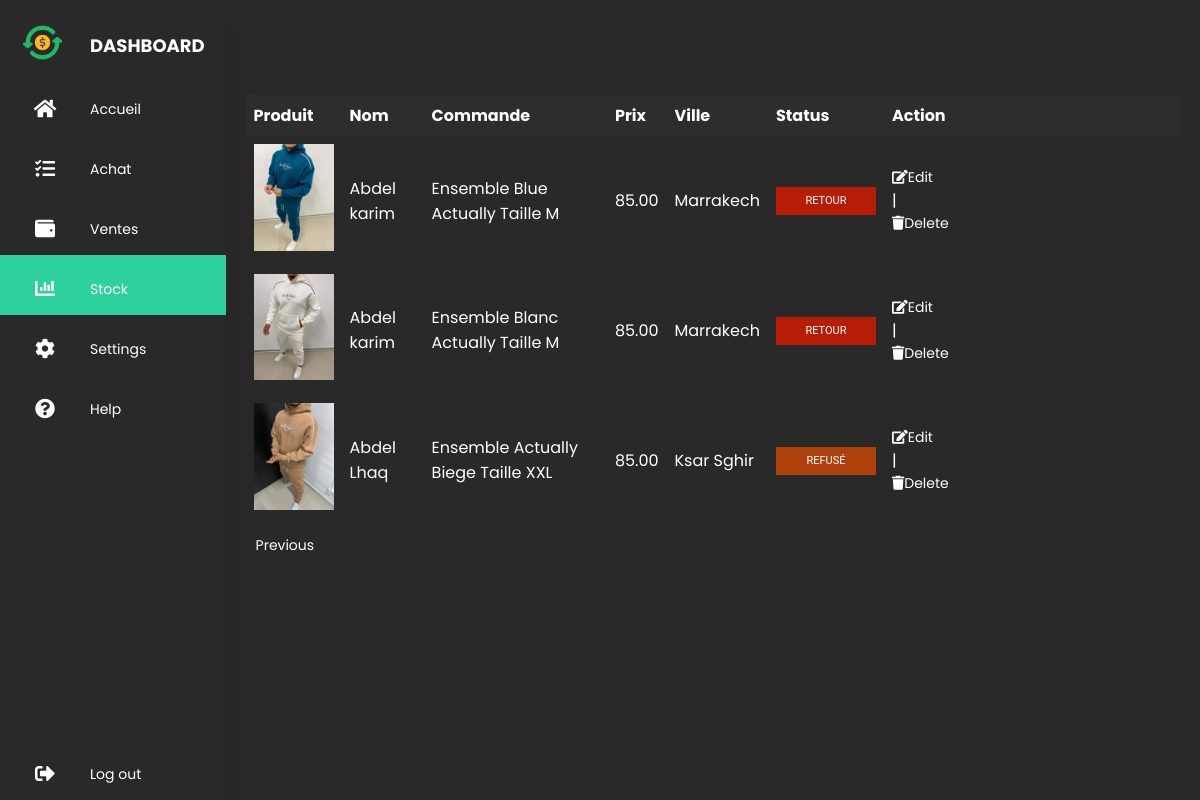
/stock.php?page=3 (signed in), run on the app's committed database.
### tables this page shows
CREATE TABLE `stock` (
  `id` int(11) NOT NULL,
  `image` varchar(255) NOT NULL,
  `name` varchar(255) NOT NULL,
  `commande` varchar(255) NOT NULL,
  `prix` decimal(10,2) NOT NULL,
  `ville` varchar(255) NOT NULL,
  `status` varchar(50) NOT NULL
);

### stock.php (the view, shortened to what this page needs)
<!DOCTYPE html>
<html>
<head>
    <link rel="stylesheet" href="css/sortie.css" />
    <link rel="stylesheet" href="https://cdnjs.cloudflare.com/ajax/libs/font-awesome/5.15.4/css/all.min.css"/>
</head>
<body >
<div class="container">
    <?php include 'menu.php';
    ?>
    <section class="main">
        <br>
        <br>
        <br>
        <table>
            <thead>
            <tr>
                <th>Produit</th>
                <th>Nom</th>
                <th>Commande</th>
                <th>Prix</th>
                <th>Ville</th>
                <th>Status</th>
                <th>Action</th>
            </tr>
            </thead>
            <tbody>
            <?php
            $servername = "localhost";
            $username = "root";
            $password = "";
            $dbname = "ca";
            $conn = new mysqli($servername, $username, $password, $dbname);
            $perPage = 4;
            if (isset($_GET['page'])) {
                $currentPage = $_GET['page'];
            } else {
                $currentPage = 1;
            }
            $startIndex = ($currentPage - 1) * $perPage;
            $sql = "SELECT * FROM stock LIMIT $startIndex, $perPage";
            $result = $conn->query($sql);
            if ($result && $result->num_rows > 0) {
                while ($rowEntrer = $result->fetch_assoc()) {
                    echo "<tr>";
                    echo "<td><img src='" . $rowEntrer["image"] . "' alt='Client Image' width='80'></td>";
                    echo "<td>" . $rowEntrer["name"] . "</td>";
                    echo "<td>" . $rowEntrer["commande"] . "</td>";
                    echo "<td>" . $rowEntrer["prix"] . "</td>";
                    echo "<td>" . $rowEntrer["ville"] . "</td>";
                    $statusClass = "";
                    switch ($rowEntrer["status"]) {
                        case "Retour":
                            $statusClass = "retour";
                            break;
                        case "Refusé":
                            $statusClass = "refuse";
                            break;
                    }
                    echo "<td>";
                    echo "<button class='status-button $statusClass'>" . $rowEntrer["status"] . "</button>";
                    echo "</td>";
                    echo "<td><a href='javascript:void(0);' class='edit-client' data-client-id='" . $rowEntrer["id"] . "'><i class='fas fa-edit'></i> Edit</a> | <a href='delete_stock.php?id=" . $rowEntrer["id"] . "'><i class='fas fa-trash'></i> Delete</a></td>";
                    echo "</tr>";
                }
            } else {
                echo "<tr><td colspan='7'>No clients with 'retour' & 'refusé' status found in 'entrer' table.</td></tr>";
            }
            if (isset($_GET['page'])) {
                $currentPage = $_GET['page'];
            } else {
                $currentPage = 1;
            }
            ?>
            </tbody>
        </table>
        <?php
        if (isset($_GET['page'])) {
            $currentPage = $_GET['page'];
        } else {
            $currentPage = 1;
        }
        echo '<div class"here">';
        if ($currentPage > 1) {
            echo "<a class=dd href='stock.php?page=" . ($currentPage - 1) . "'>Previous</a>";
        }
        ?>
    </section>
</div>
</body>
</html>

### css/sortie.css (style rules this page uses)
* { margin: 0; padding: 0; outline: none; border: none; text-decoration: none; box-sizing: border-box; font-family: "Poppins", sans-serif; }
body { background: #292929; }
.container { display: flex; }
a { position: relative; color: white; font-size: 14px; display: table; width: 280px; padding: 10px; }
.main { position: relative; padding: 20px; width: 100%; }
table { width: 100%; border-collapse: collapse; }
th, td { padding: 8px; text-align: left; color: #FFFFFF; }
th { background-color: #2d2d2d; }
.status-button { font-family: "Roboto", sans-serif; text-transform: uppercase; outline: 0; border: none; padding: 8px; color: #FFFFFF; -webkit-transition: all 0.3s ease; transition: all 0.3s ease; cursor: pointer; line-height: 12px; font-size: 11px; width: 100px; }
.retour { background-color: #b61d07; color: white; }
.refuse { background-color: #ae400b; color: white; }

### data on the page
stock: image (picture), name "Abdel karim", commande "Ensemble Blue Actually Taille M", prix "85.00", ville "Marrakech", status "RETOUR"
stock: image (picture), name "Abdel karim", commande "Ensemble Blanc Actually Taille M", prix "85.00", ville "Marrakech", status "RETOUR"
stock: image (picture), name "Abdel Lhaq", commande "Ensemble Actually Biege Taille XXL", prix "85.00", ville "Ksar Sghir", status "REFUSÉ"
